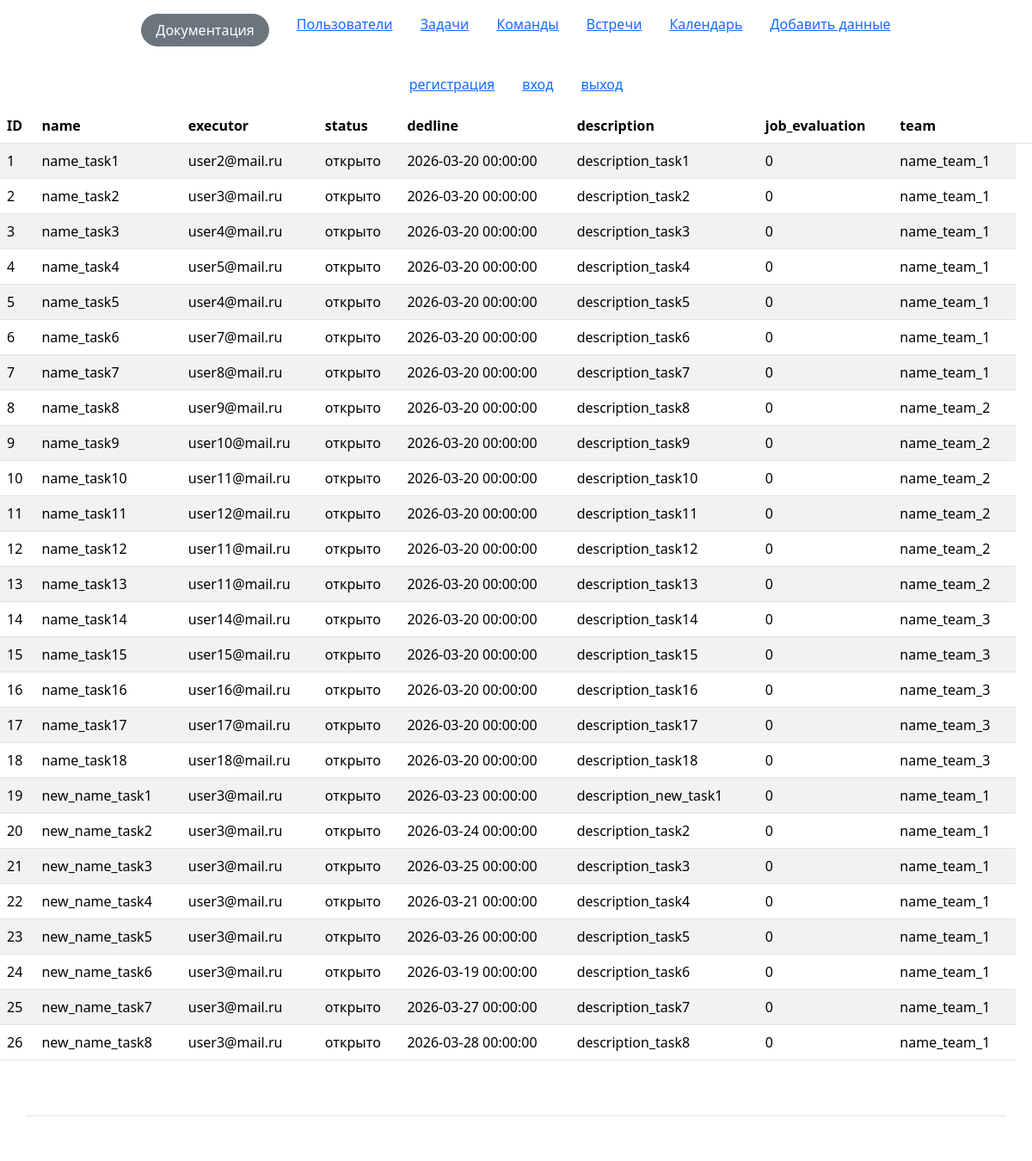
/tasks, run on an earlier commit of the app's database.
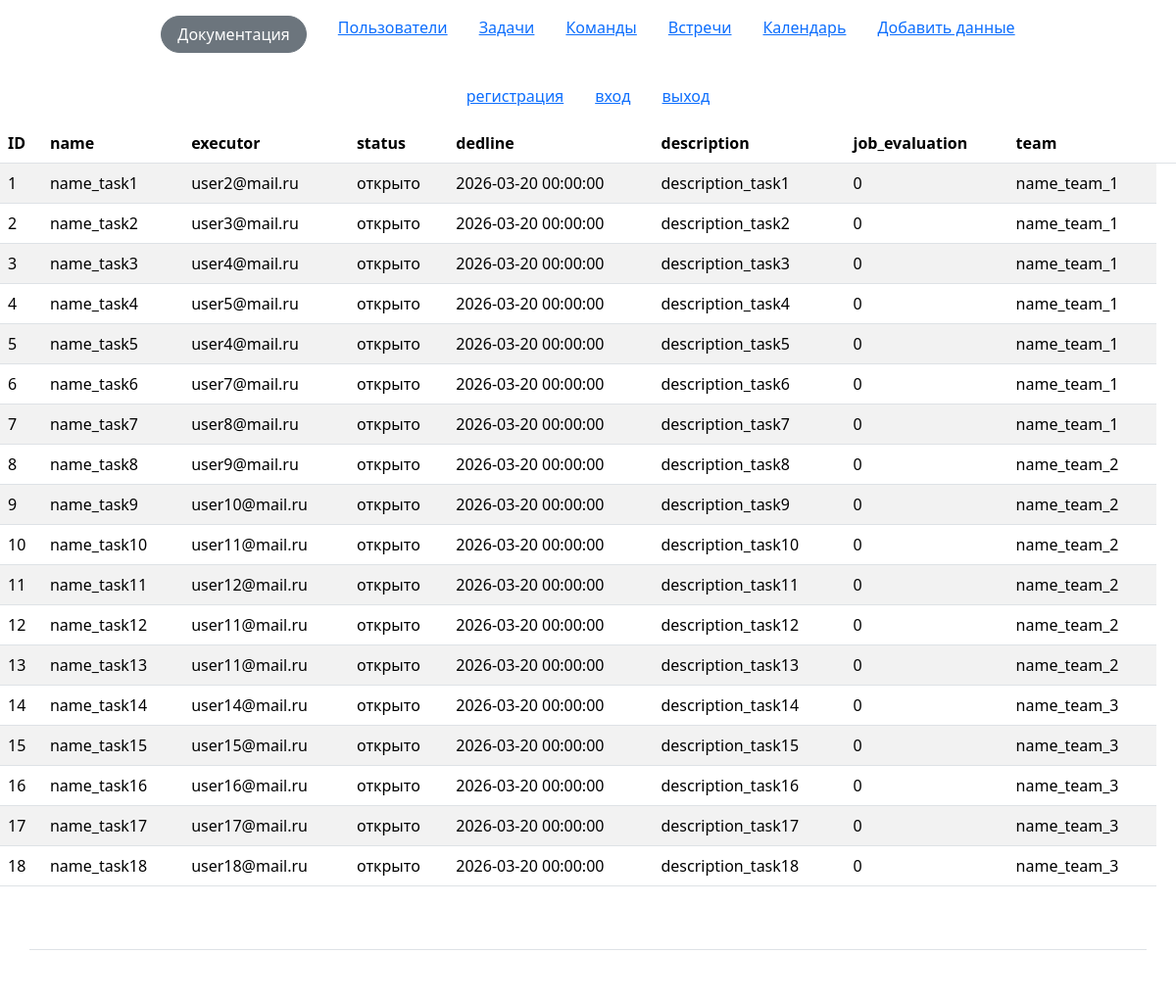
And on a later commit of the database.
### app/tasks/models.py (models this page shows)
class TaskModel(Base):
    __tablename__ = 'tasks'
    id = Column(Integer, primary_key=True, index=True)
    name = Column(String)
    executor_id = Column(Integer, ForeignKey('users.id'))
    executor = relationship('UserModel')
    status = Column(String, default='открыто')
    dedline = Column(DateTime)
    description = Column(String, nullable=True)
    chat = Column(String, nullable=True) # нужно будет сделать таблицу под чат и совместить (многие ко многим)
    job_evaluation = Column(Integer, nullable=True)
    team_id = Column(Integer, ForeignKey('teams.id'))
    team = relationship('TeamModel')

### app/users/models.py (models this page shows)
class UserModel(Base):
    __tablename__ = 'users'
    id = Column(Integer, primary_key=True, index=True)
    email = Column(String, unique=True)
    role = Column(String, nullable=True)
    team_id = Column(Integer, ForeignKey('teams.id'), nullable=True)
    team = relationship('TeamModel')
    hash_password = Column(String)
    meetings = relationship('MeetingModel', secondary=meeting_participants, back_populates='participants')

### app/teams/models.py (models this page shows)
class TeamModel(Base):
    __tablename__ = 'teams'
    id = Column(Integer, primary_key=True, index=True)
    name = Column(String, unique=True)

### app/tasks/router.py (the view)
@router.get("/tasks")
async def get_tasks(request: Request, db: Session = Depends(get_db)):
    data_tasks = db.query(TaskModel).options(
        selectinload(TaskModel.executor),
        selectinload(TaskModel.team),
    ).all()
    return templates.TemplateResponse(
        request=request, name="tasks/tasks.html", context={"data_tasks": data_tasks}
    )

### app/templates/tasks/tasks.html
{% extends 'base.html' %}
{% block content %}
        <div class="container">
        <header class="d-flex justify-content-center py-3 ">
          <ul class="nav nav-pills">
            <li class="nav-item px-3"><a href="/register-form/">регистрация</a></li>
            <li class="nav-item px-3"><a href="/login-form/">вход</a></li>
            <li class="nav-item px-3"><a href="/logout/">выход</a></li>
          </ul>
        </header>
      </div>
<table class="table table-striped">
    <thead>
      <tr>
        <th>ID</th>
        <th>name</th>
        <th>executor</th>
        <th>status</th>
        <th>dedline</th>
        <th>description</th>
        <th>job_evaluation</th>
        <th>team</th>
        <th></th>
      </tr>
    </thead>
    <tbody>
      {% for task in data_tasks %}
        <tr>
          <td>{{ task.id }}</td>
          <td>{{ task.name }}</td>
          <td>{{ task.executor.email }}</td>
          <td>{{ task.status }}</td>
          <td>{{ task.dedline }}</td>
          <td>{{ task.description }}</td>
          <td>{{ task.job_evaluation }}</td>
          <td>{{ task.team.name }}</td>
        </tr>
      {% endfor %}
    </tbody>
  </table>
{% endblock %}

### app/templates/base.html (shortened to what this page needs)
<!DOCTYPE html>
<html lang="en">
  <head>
    <link href="https://cdn.jsdelivr.net/npm/bootstrap@5.3.3/dist/css/bootstrap.min.css" rel="stylesheet">
  </head>
  <body class="d-flex flex-column min-vh-100">
        <div class="container">
        <header class="d-flex justify-content-center py-3 ">
          <ul class="nav nav-pills">
            <li class="nav-item px-3"><a href="/docs/" class="btn btn-secondary rounded-pill px-3">Документация</a></li>
            <li class="nav-item px-3"><a href="/users/">Пользователи</a></li>
            <li class="nav-item px-3"><a href="/tasks/">Задачи</a></li>
            <li class="nav-item px-3"><a href="/teams/">Команды</a></li>
            <li class="nav-item px-3"><a href="/meetings/">Встречи</a></li>
            <li class="nav-item px-3"><a href="/calendar/">Календарь</a></li>
            <li class="nav-item px-3"><a href="/add_data/">Добавить данные</a></li>
          </ul>
        </header>
      </div>
{% block content%}{% endblock %}
    <footer>
      <div class="container my-5 pt-4 border-top">
      </div>
    </footer>
  </body>
</html>

What changed in the data, as far as the page shows it:
removed TaskModel: id "19", name "new_name_task1", executor.email "user3@mail.ru", status "открыто", dedline "2026-03-23 00:00:00", description "description_new_task1", job_evaluation "0", team.name "name_team_1"
removed TaskModel: id "20", name "new_name_task2", executor.email "user3@mail.ru", status "открыто", dedline "2026-03-24 00:00:00", description "description_task2", job_evaluation "0", team.name "name_team_1"
removed TaskModel: id "21", name "new_name_task3", executor.email "user3@mail.ru", status "открыто", dedline "2026-03-25 00:00:00", description "description_task3", job_evaluation "0", team.name "name_team_1"
removed TaskModel: id "22", name "new_name_task4", executor.email "user3@mail.ru", status "открыто", dedline "2026-03-21 00:00:00", description "description_task4", job_evaluation "0", team.name "name_team_1"
removed TaskModel: id "23", name "new_name_task5", executor.email "user3@mail.ru", status "открыто", dedline "2026-03-26 00:00:00", description "description_task5", job_evaluation "0", team.name "name_team_1"
removed TaskModel: id "24", name "new_name_task6", executor.email "user3@mail.ru", status "открыто", dedline "2026-03-19 00:00:00", description "description_task6", job_evaluation "0", team.name "name_team_1"
removed TaskModel: id "25", name "new_name_task7", executor.email "user3@mail.ru", status "открыто", dedline "2026-03-27 00:00:00", description "description_task7", job_evaluation "0", team.name "name_team_1"
removed TaskModel: id "26", name "new_name_task8", executor.email "user3@mail.ru", status "открыто", dedline "2026-03-28 00:00:00", description "description_task8", job_evaluation "0", team.name "name_team_1"
